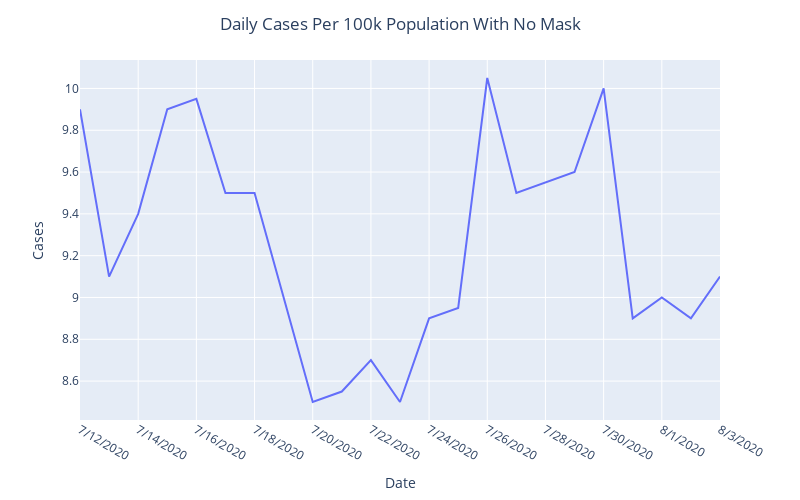

Notebook source saved alongside this figure:
### Markdown cell above
3. Line Below

### Code cell
fig = px.line(DF,x='date',y='count_nomask')



fig.update_layout(title='Daily Cases Per 100k Population With No Mask',
                  title_x=0.5,
                  xaxis_title="Date",
                  yaxis_title="Cases",
                  autosize=False,
                  width=800,
                  height=500,
                  xaxis=dict(dtick=2))


fig.show()

### Figure 1 — Plotly figure (JSON) as saved in the notebook; plotly's stock layout.template omitted (floating-point values rounded to 4 significant figures)
{"data": [{"hovertemplate": "date=%{x}<br>count_nomask=%{y}<extra></extra>", "legendgroup": "", "line": {"color": "#636efa", "dash": "solid"}, "marker": {"symbol": "circle"}, "mode": "lines", "name": "", "orientation": "v", "showlegend": false, "type": "scatter", "x": ["7/12/2020", "7/13/2020", "7/14/2020", "7/15/2020", "7/16/2020", "7/17/2020", "7/18/2020", "7/19/2020", "7/20/2020", "7/21/2020", "7/22/2020", "7/23/2020", "7/24/2020", "7/25/2020", "7/26/2020", "7/27/2020", "7/28/2020", "7/29/2020", "7/30/2020", "7/31/2020", "8/1/2020", "8/2/2020", "8/3/2020"], "xaxis": "x", "y": [9.9, 9.1, 9.4, 9.9, 9.95, 9.5, 9.5, 9, 8.5, 8.55, 8.7, 8.5, 8.9, 8.95, 10.05, 9.5, 9.55, 9.6, 10, 8.9, 9, 8.9, 9.1], "yaxis": "y"}], "layout": {"autosize": false, "height": 500, "legend": {"tracegroupgap": 0}, "margin": {"t": 60}, "title": {"text": "Daily Cases Per 100k Population With No Mask", "x": 0.5}, "width": 800, "xaxis": {"anchor": "y", "autorange": true, "domain": [0, 1], "dtick": 2, "range": [0, 22], "title": {"text": "Date"}, "type": "category"}, "yaxis": {"anchor": "x", "autorange": true, "domain": [0, 1], "range": [8.414, 10.14], "title": {"text": "Cases"}, "type": "linear"}}}
